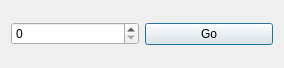
<?xml version="1.0" encoding="UTF-8"?>
<ui version="4.0">
 <class>Dialog</class>
 <widget class="QDialog" name="Dialog">
  <property name="geometry">
   <rect>
    <x>0</x>
    <y>0</y>
    <width>284</width>
    <height>68</height>
   </rect>
  </property>
  <property name="windowTitle">
   <string>Dialog</string>
  </property>
  <layout class="QHBoxLayout" name="horizontalLayout">
   <item>
    <widget class="QSpinBox" name="spinBox"/>
   </item>
   <item>
    <widget class="QPushButton" name="pushButton">
     <property name="text">
      <string>Go</string>
     </property>
    </widget>
   </item>
  </layout>
 </widget>
 <resources/>
 <connections/>
</ui>
